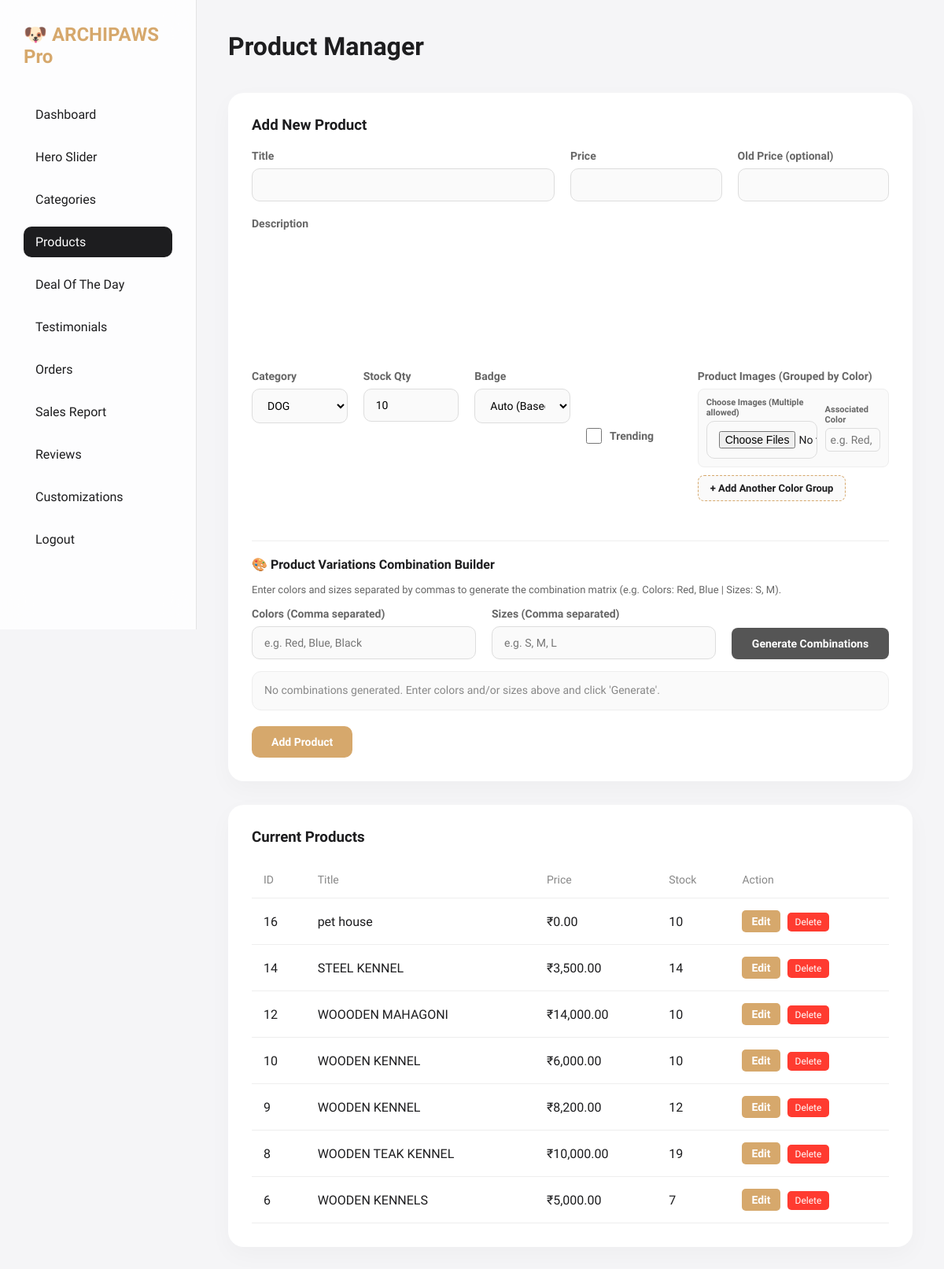
Before: /admin/product_manager.php (signed in) with the older database file.
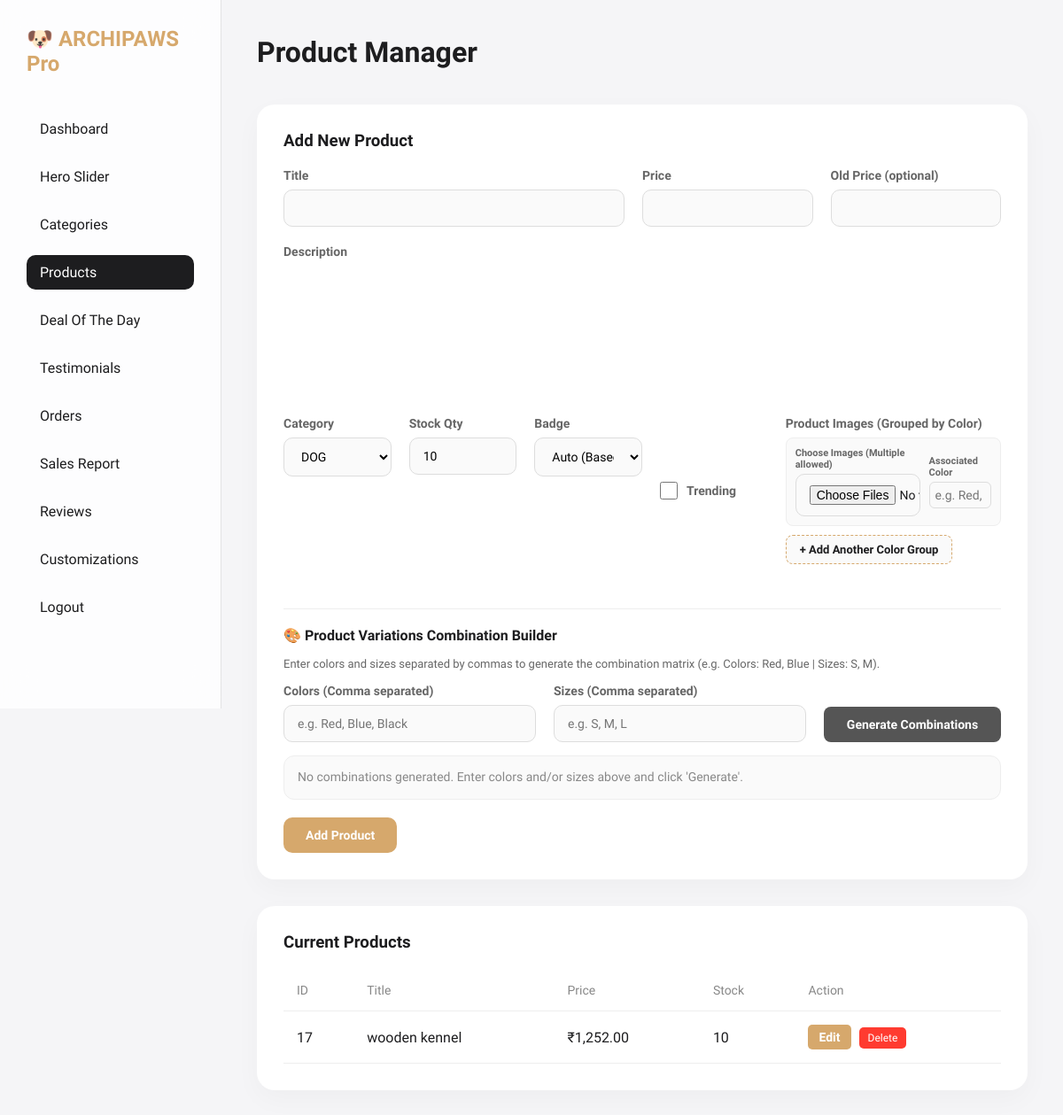
After: the same page with the newer database file.
### tables this page shows
CREATE TABLE `products` (
  `id` int(11) NOT NULL AUTO_INCREMENT,
  `title` varchar(255) NOT NULL,
  `description` text DEFAULT NULL,
  `price` decimal(10,2) NOT NULL,
  `old_price` decimal(10,2) DEFAULT NULL,
  `category` varchar(100) DEFAULT NULL,
  `badge` varchar(50) DEFAULT NULL,
  `rating` int(11) DEFAULT 5,
  `stock_status` varchar(50) DEFAULT 'In Stock',
  `stock_quantity` int(11) DEFAULT 10,
  `created_at` timestamp NOT NULL DEFAULT current_timestamp(),
  `is_trending` tinyint(1) DEFAULT 0,
  PRIMARY KEY (`id`)
);

### admin/product_manager.php (the view, shortened to what the changed rows need)
<?php
require_once '../db.php';
$products = $pdo->query("SELECT * FROM products ORDER BY id DESC")->fetchAll();
?>
<!DOCTYPE html>
<html>
<head>
    <link rel="stylesheet" href="assets/admin.css">
    <link href="https://cdn.jsdelivr.net/npm/quill@2.0.2/dist/quill.snow.css" rel="stylesheet">
</head>
<body>
    <div class="admin-container">
        <div class="sidebar">
            <h2>🐶 ARCHIPAWS Pro</h2>
        </div>
        <div class="main-content">
            <div class="header-top">
                <h1>Product Manager</h1>
            </div>
            <div class="card">
                <table>
                    <thead>
                        <tr>
                            <th>ID</th>
                            <th>Title</th>
                            <th>Price</th>
                            <th>Stock</th>
                            <th>Action</th>
                        </tr>
                    </thead>
                    <tbody>
                            <?php foreach ($products as $p): ?>
                            <tr>
                                <td><?= $p['id'] ?></td>
                                <td><?= htmlspecialchars($p['title']) ?></td>
                                <td>₹<?= number_format($p['price'], 2) ?></td>
                                <td><?= isset($p['stock_quantity']) ? $p['stock_quantity'] : '10' ?></td>
                                <td>
                                    <a href="edit_product.php?id=<?= $p['id'] ?>" class="btn-primary"
                                        style="padding: 6px 12px; text-decoration: none; font-size: 14px; border-radius: 5px; margin-right: 5px;">Edit</a>
                                    <form method="POST" style="display:inline;"
                                        onsubmit="return confirm('Delete this product?');">
                                        <button type="submit" name="delete_product" class="btn-danger">Delete</button>
                                    </form>
                                </td>
                            </tr>
                        <?php endforeach; ?>
                    </tbody>
                </table>
            </div>
        </div>
    </div>
</body>
</html>

Changed rows visible on the page:
removed products: id "16", title "pet house", price "0.00", stock_quantity "10"
removed products: id "14", title "STEEL KENNEL", price "3,500.00", stock_quantity "14"
removed products: id "12", title "WOOODEN MAHAGONI", price "14,000.00", stock_quantity "10"
removed products: id "10", title "WOODEN KENNEL", price "6,000.00", stock_quantity "10"
removed products: id "9", title "WOODEN KENNEL", price "8,200.00", stock_quantity "12"
removed products: id "8", title "WOODEN TEAK KENNEL", price "10,000.00", stock_quantity "19"
removed products: id "6", title "WOODEN KENNELS", price "5,000.00", stock_quantity "7"
added products: id "17", title "wooden kennel", price "1,252.00", stock_quantity "10"
